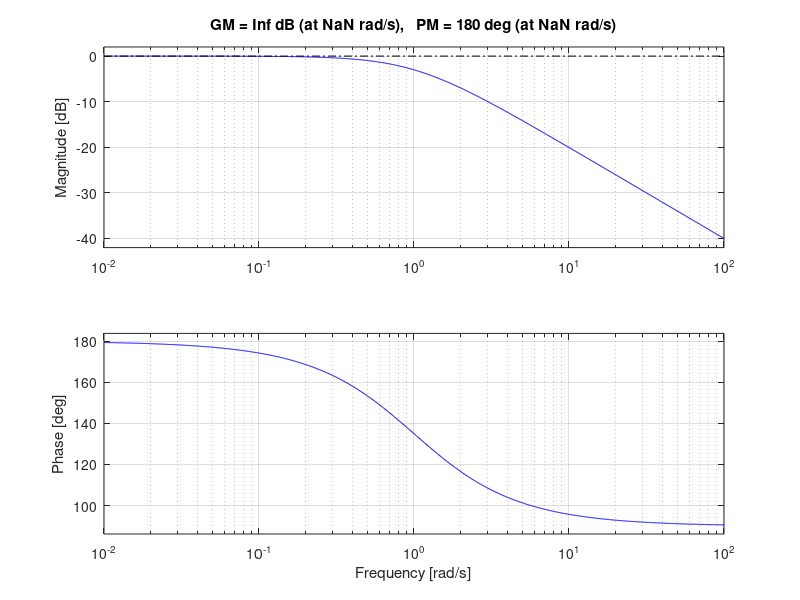
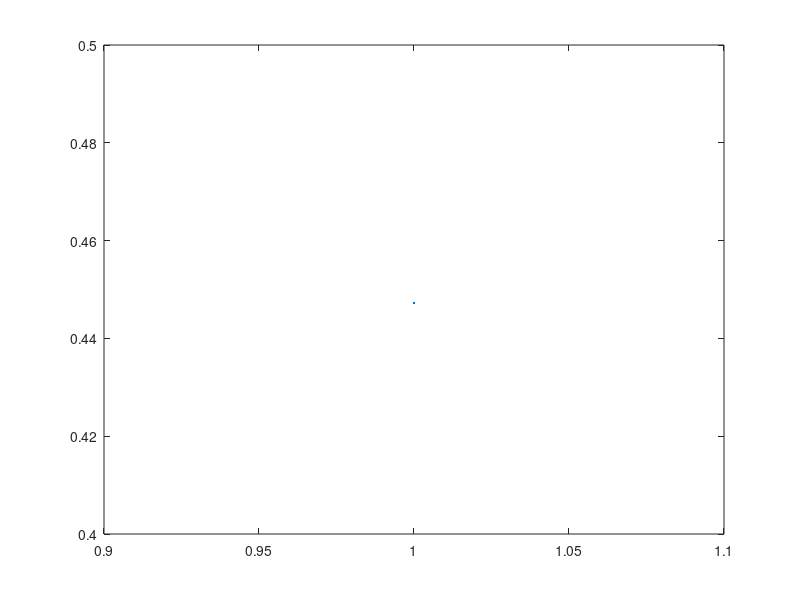
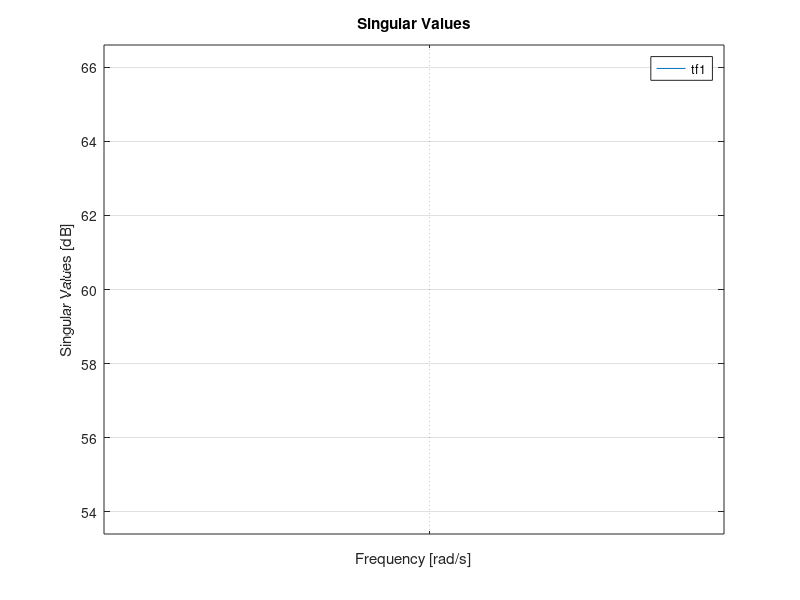

These figures' MATLAB source, in order: (Note: this script raises an error after producing the figures.)
%%
clear all
clc
num = -1;
denom = [1 1];
[A,B,C,D] = tf2ss(num, denom);
sys1 = tf2ss(num, denom);
tf1 = tf(num,denom);
figure(1)
margin(tf1)
sv = sigma(tf1,[],2);
smallgain = 1./sv;
figure(2)
plot(sv)
figure(3)
plot(smallgain)


%%
clear all
clc
num = 1000;
dem = 1;
tf1 = tf(num, dem);
sigma(tf1,[],2);

%%
clear all
clc

syms s A B F L C N M
I = eye(2);
Amat = [A-(B*F) B*F; 0 A-(L*C)];
Bmat = [0; (L*N)+M];
Cmat = [0 1];
TF1 = Cmat*inv((s.*I) - Amat)*Bmat; 
ilaplace(TF1)

%% Question 1 d-e
clear all

% Initiating Constants
ZaV = -1.21;
ZdV = -0.1987;
Ma = 44.2506;
Md = -97.2313;
% Creating plant state space
Ap = [ZaV 1; Ma 0];
Bp = [ZdV; Md];
% Tracking the angle of attack
Cp = [1 0];
Dp = 0.*Cp*Bp;

% Creating wiggle system
w0 = 1;
Aw = [ 0 1 0 0
-w0*w0 0 Cp
0.*ones(2,2) Ap];
Bw = [ 0 0 Bp']';

% Checking if Aw and Bw is controllable
Kalman = [Bw Aw*Bw Aw^2*Bw Aw^3*Bw];
rankKal = rank(Kalman);
% Rank of Kalman matrix is 4 which is same size as row of Aw so system is
% controllable

% Placing Negative Poles
% Desired poles
dp1 = -5;
dp2 = -6;
dp3 = -7;
dp4 = -8;
% Placing poles
Kp = place(Aw, Bw, [dp1, dp2, dp3, dp4]);
% Creating new wiggle matrix with desired poles
nAw = Aw -(Bw*Kp);
eigNAw = eig(nAw);
% Eigenvalues are the desired poles so pole placement was done correctly

% Creating linear quadratic regulator(LQR)
R = 1;
Q = 0.*nAw;
Q(1,1) = 100000.;
Q(2,2) = 10000.;
[K,S,E]=lqr(nAw,Bw,Q,0.001*R);

Acl = nAw-Bw*K;
eig(Acl)